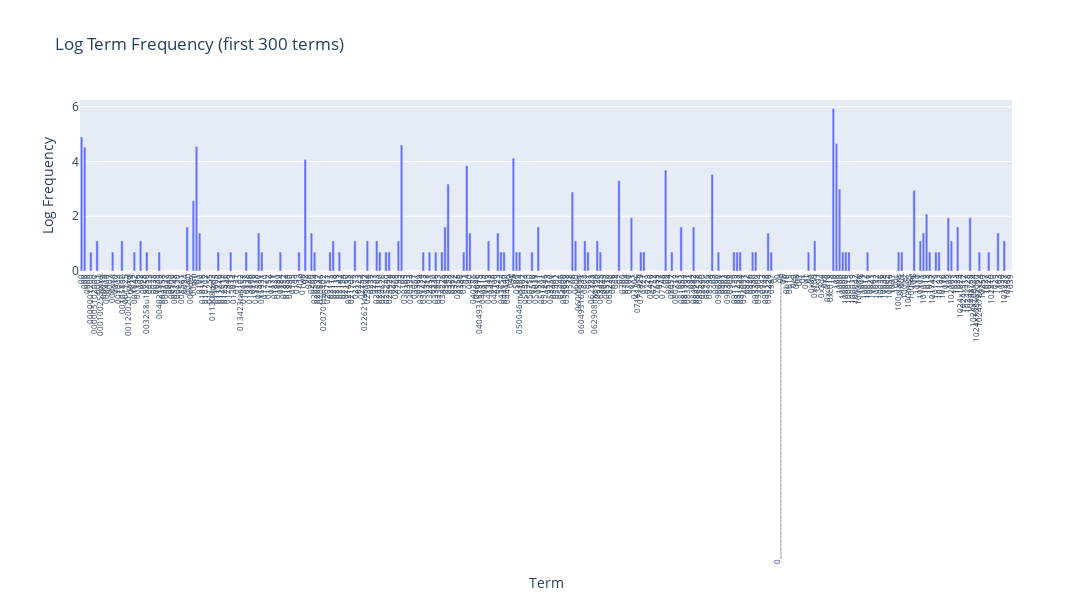

The notebook cell this image was saved under:
### Code cell
# Answer here

term = count_vect.get_feature_names_out()[:300]

# plotly bar chart
fig = px.bar(x = term,
            y = term_frequencies_log[:300], 
            labels = {'x':'Term', 'y':'Log Frequency'}, 
            title = 'Log Term Frequency (first 300 terms)'
)

fig.update_xaxes(
    tickmode = 'array', # force x-axis to show
    tickvals = term, # values on x-axis
    ticktext = term, # labels on x-axis
    tickangle = 270,
    tickfont = dict(size = 8)
)

# adjust layout size
fig.update_layout(
    autosize = False,
    width = 2500,
    height = 600
)

fig.show()

# it is copy and modify from exercise 12, in that chart, it shows real counts, and small frequencies terms are not visible.
# by using log scale, small frequency terms are more visible because it reduces the gap between large and small values.
# so it is more suitable for visualizing overall distribution patterns.

### Figure 1 — Plotly figure (JSON) as saved in the notebook; plotly's stock layout.template omitted (floating-point values rounded to 4 significant figures; data arrays with more than 128 entries replaced by an {"elided": "..."} marker saying what was removed)
{"data": [{"hovertemplate": "Term=%{x}<br>Log Frequency=%{y}<extra></extra>", "legendgroup": "", "marker": {"color": "#636efa", "pattern": {"shape": ""}}, "name": "", "orientation": "v", "showlegend": false, "textposition": "auto", "type": "bar", "x": {"elided": "300 str values"}, "xaxis": "x", "y": {"elided": "300 float values"}, "yaxis": "y"}], "layout": {"autosize": false, "barmode": "relative", "height": 600, "legend": {"tracegroupgap": 0}, "title": {"text": "Log Term Frequency (first 300 terms)"}, "width": 2500, "xaxis": {"anchor": "y", "domain": [0, 1], "tickangle": -90, "tickfont": {"size": 8}, "tickmode": "array", "ticktext": {"elided": "300 str values"}, "tickvals": {"elided": "300 str values"}, "title": {"text": "Term"}}, "yaxis": {"anchor": "x", "domain": [0, 1], "title": {"text": "Log Frequency"}}}}
